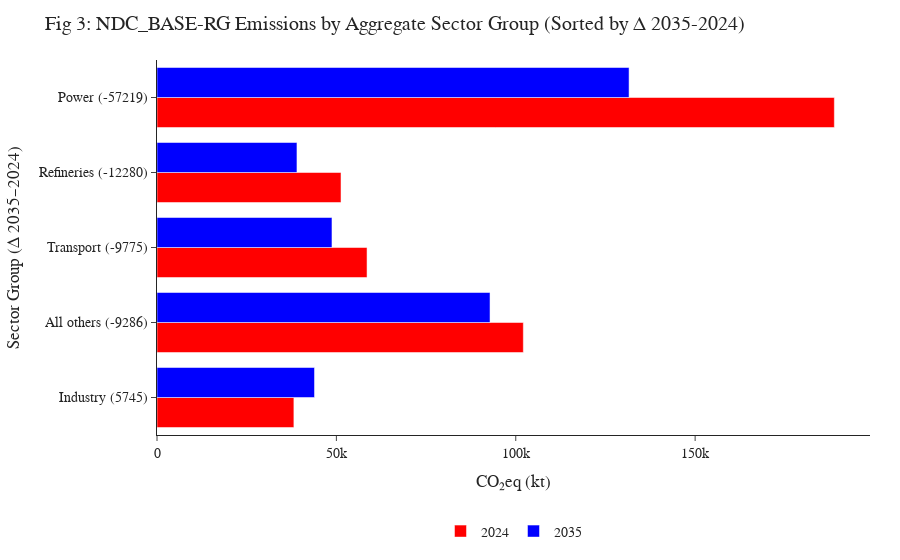

The cell this chart's notebook holds for it:
### Markdown cell above
### Figure 3b: as a bar plot

### Code cell
# --- Fig 3: NDC_BASE-RG aggregated and sorted sector groups as bar chart ---

# Step 1: Filter and group sectors
subset_df = df[
    (df['CO2eq'] != 0.0) &
    (df['Scenario'] == 'NDC_BASE-RG') &
    (df['Year'].isin([2024, 2035]))
].copy()

def map_sector_group(sector):
    if sector in ['Industry', 'Process emissions']:
        return 'Industry'
    elif sector == 'Power':
        return 'Power'
    elif sector == 'Transport':
        return 'Transport'
    elif sector == 'Refineries':
        return 'Refineries'
    else:
        return 'All others'

subset_df['SectorGroup'] = subset_df['Sector'].apply(map_sector_group)

# Step 2: Aggregate emissions
fig3_data = subset_df.groupby(['Year', 'SectorGroup'])['CO2eq'].sum().reset_index()

# Step 3: Calculate differences and formatted labels
pivot_df = fig3_data.pivot(index='SectorGroup', columns='Year', values='CO2eq').fillna(0)
pivot_df['diff'] = pivot_df[2035] - pivot_df[2024]
pivot_df['label'] = pivot_df.index + ' (' + pivot_df['diff'].round(0).astype(int).astype(str) + ')'
label_map = pivot_df['label'].to_dict()

# Step 4: Map new labels to fig3_data
fig3_data['SectorLabel'] = fig3_data['SectorGroup'].map(label_map)

# Step 5: Sort by absolute difference
ordered_labels = fig3_data[fig3_data['Year'] == 2035][['SectorGroup', 'SectorLabel']]
ordered_labels['abs_diff'] = ordered_labels['SectorGroup'].map(pivot_df['diff'].abs())
ordered_labels = ordered_labels.drop_duplicates().sort_values('abs_diff')
ordered_label_list = ordered_labels['SectorLabel'].tolist()

# Step 6: Plot as bar chart
fig3b = go.Figure()

# 2024: red bar
subset_2024 = fig3_data[fig3_data['Year'] == 2024]
fig3b.add_trace(go.Bar(
    x=subset_2024['CO2eq'],
    y=subset_2024['SectorLabel'],
    name='2024',
    orientation='h',
    marker_color='red'
))

# 2035: blue bar
subset_2035 = fig3_data[fig3_data['Year'] == 2035]
fig3b.add_trace(go.Bar(
    x=subset_2035['CO2eq'],
    y=subset_2035['SectorLabel'],
    name='2035',
    orientation='h',
    marker_color='blue'
))

# Step 7: Layout
fig3b.update_layout(
    barmode='group',
    title="Fig 3: NDC_BASE-RG Emissions by Aggregate Sector Group (Sorted by Δ 2035-2024)",
    xaxis_title="CO₂eq (kt)",
    yaxis_title="Sector Group (Δ 2035–2024)",
    yaxis=dict(categoryorder='array', categoryarray=ordered_label_list),
    template="simple_white",
    font=dict(family="Arial", size=14),
    margin=dict(l=60, r=30, t=60, b=100),
    legend=dict(orientation="h", yanchor="bottom", y=-0.3, xanchor="center", x=0.5)
)


fig3b.show()
fig3b.write_image(f"{output_dir}/fig3b_ndc_emissions_by_sector.jpeg")
fig3b_data.to_csv(f"{output_dir}/fig3b_data.csv", index=False)

### Figure 1 — Plotly figure (JSON) as saved in the notebook; plotly's stock layout.template omitted (floating-point values rounded to 4 significant figures)
{"data": [{"marker": {"color": "red"}, "name": "2024", "orientation": "h", "type": "bar", "x": [102100.0, 38160.0, 188800.0, 51290.0, 58550.0], "y": ["All others (-9286)", "Industry (5745)", "Power (-57219)", "Refineries (-12280)", "Transport (-9775)"]}, {"marker": {"color": "blue"}, "name": "2035", "orientation": "h", "type": "bar", "x": [92820.0, 43900.0, 131600.0, 39010.0, 48770.0], "y": ["All others (-9286)", "Industry (5745)", "Power (-57219)", "Refineries (-12280)", "Transport (-9775)"]}], "layout": {"barmode": "group", "font": {"family": "Arial", "size": 14}, "legend": {"orientation": "h", "x": 0.5, "xanchor": "center", "y": -0.3, "yanchor": "bottom"}, "margin": {"b": 100, "l": 60, "r": 30, "t": 60}, "title": {"text": "Fig 3: NDC_BASE-RG Emissions by Aggregate Sector Group (Sorted by Δ 2035-2024)"}, "xaxis": {"title": {"text": "CO₂eq (kt)"}}, "yaxis": {"categoryarray": ["Industry (5745)", "All others (-9286)", "Transport (-9775)", "Refineries (-12280)", "Power (-57219)"], "categoryorder": "array", "title": {"text": "Sector Group (Δ 2035–2024)"}}}}
